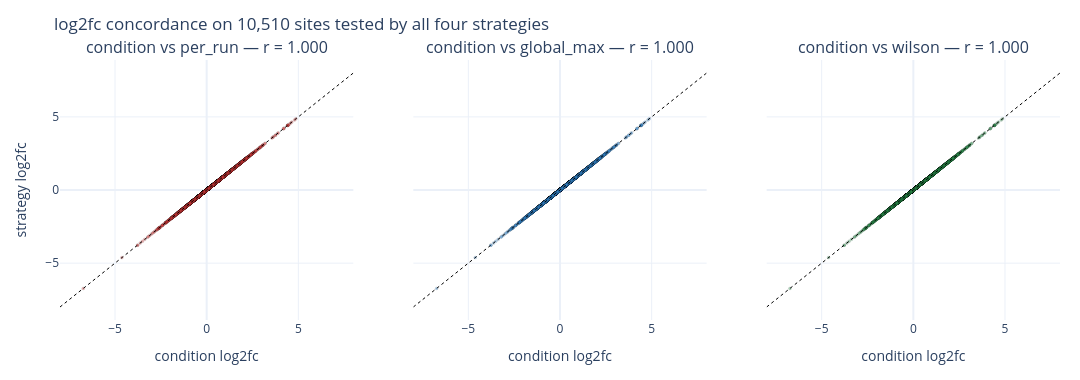

Notebook cell for this chart:
### Markdown cell above
## 8. Do the strategies agree on the SIGN + MAGNITUDE of shared hits?

For sites that all four strategies call as significant, do they agree on
the direction and rough size of the fold-change? A scatter of log2fc
from `condition` vs each other strategy — points on the diagonal are
perfect agreement.

### Code cell
# Sites that are limma-tested by ALL four strategies
common_sites = set(de_results[strategies[0]]["limma"].index)
for s in strategies[1:]:
    common_sites &= set(de_results[s]["limma"].index)
print(f"Sites limma-tested by all four strategies: {len(common_sites):,}")

common = sorted(common_sites)
lfc_ref = de_results["condition"]["limma"].loc[common, "log2fc"].to_numpy()
others = ("per_run", "global_max", "wilson")

# Compute Pearson r for each pair up front so titles carry it
subplot_titles = []
lfcs = {}
for other in others:
    lfc_other = de_results[other]["limma"].loc[common, "log2fc"].to_numpy()
    r = float(np.corrcoef(lfc_ref, lfc_other)[0, 1])
    lfcs[other] = lfc_other
    subplot_titles.append(f"condition vs {other} — r = {r:.3f}")

fig = make_subplots(rows=1, cols=3, subplot_titles=subplot_titles,
                    shared_yaxes=True, horizontal_spacing=0.06)
for col, other in enumerate(others, start=1):
    fig.add_trace(go.Scatter(
        x=lfc_ref, y=lfcs[other], mode="markers",
        marker=dict(size=3, opacity=0.4, color=STRATEGY_COLOURS[other],
                    line=dict(color="black", width=0.2)),
        showlegend=False,
        hovertemplate=f"condition log2fc: %{{x:.2f}}<br>{other} log2fc: %{{y:.2f}}<extra></extra>",
    ), row=1, col=col)
    # y = x diagonal
    fig.add_trace(go.Scatter(x=[-8, 8], y=[-8, 8], mode="lines",
                             line=dict(color="black", dash="dot", width=1),
                             showlegend=False), row=1, col=col)
fig.update_xaxes(title="condition log2fc")
fig.update_yaxes(title="strategy log2fc", row=1, col=1)
fig.update_layout(template="plotly_white", width=1080, height=380,
                  margin=dict(l=60, r=20, t=60, b=60),
                  title=f"log2fc concordance on {len(common):,} sites tested by all four strategies")
fig.show()

### Figure 1 — Plotly figure (JSON) as saved in the notebook; plotly's stock layout.template omitted (floating-point values rounded to 4 significant figures; data arrays with more than 128 entries replaced by an {"elided": "..."} marker saying what was removed)
{"data": [{"hovertemplate": "condition log2fc: %{x:.2f}<br>per_run log2fc: %{y:.2f}<extra></extra>", "marker": {"color": "#c93838", "line": {"color": "black", "width": 0.2}, "opacity": 0.4, "size": 3}, "mode": "markers", "showlegend": false, "type": "scatter", "x": {"elided": "10510 float values"}, "xaxis": "x", "y": {"elided": "10510 float values"}, "yaxis": "y"}, {"line": {"color": "black", "dash": "dot", "width": 1}, "mode": "lines", "showlegend": false, "type": "scatter", "x": [-8, 8], "xaxis": "x", "y": [-8, 8], "yaxis": "y"}, {"hovertemplate": "condition log2fc: %{x:.2f}<br>global_max log2fc: %{y:.2f}<extra></extra>", "marker": {"color": "#3585c9", "line": {"color": "black", "width": 0.2}, "opacity": 0.4, "size": 3}, "mode": "markers", "showlegend": false, "type": "scatter", "x": {"elided": "10510 float values"}, "xaxis": "x2", "y": {"elided": "10510 float values"}, "yaxis": "y2"}, {"line": {"color": "black", "dash": "dot", "width": 1}, "mode": "lines", "showlegend": false, "type": "scatter", "x": [-8, 8], "xaxis": "x2", "y": [-8, 8], "yaxis": "y2"}, {"hovertemplate": "condition log2fc: %{x:.2f}<br>wilson log2fc: %{y:.2f}<extra></extra>", "marker": {"color": "#2a8a4a", "line": {"color": "black", "width": 0.2}, "opacity": 0.4, "size": 3}, "mode": "markers", "showlegend": false, "type": "scatter", "x": {"elided": "10510 float values"}, "xaxis": "x3", "y": {"elided": "10510 float values"}, "yaxis": "y3"}, {"line": {"color": "black", "dash": "dot", "width": 1}, "mode": "lines", "showlegend": false, "type": "scatter", "x": [-8, 8], "xaxis": "x3", "y": [-8, 8], "yaxis": "y3"}], "layout": {"annotations": [{"font": {"size": 16}, "showarrow": false, "text": "condition vs per_run — r = 1.000", "x": 0.1467, "xanchor": "center", "xref": "paper", "y": 1, "yanchor": "bottom", "yref": "paper"}, {"font": {"size": 16}, "showarrow": false, "text": "condition vs global_max — r = 1.000", "x": 0.5, "xanchor": "center", "xref": "paper", "y": 1, "yanchor": "bottom", "yref": "paper"}, {"font": {"size": 16}, "showarrow": false, "text": "condition vs wilson — r = 1.000", "x": 0.8533, "xanchor": "center", "xref": "paper", "y": 1, "yanchor": "bottom", "yref": "paper"}], "height": 380, "margin": {"b": 60, "l": 60, "r": 20, "t": 60}, "title": {"text": "log2fc concordance on 10,510 sites tested by all four strategies"}, "width": 1080, "xaxis": {"anchor": "y", "domain": [0, 0.2933], "title": {"text": "condition log2fc"}}, "xaxis2": {"anchor": "y2", "domain": [0.3533, 0.6467], "title": {"text": "condition log2fc"}}, "xaxis3": {"anchor": "y3", "domain": [0.7067, 1], "title": {"text": "condition log2fc"}}, "yaxis": {"anchor": "x", "domain": [0, 1], "title": {"text": "strategy log2fc"}}, "yaxis2": {"anchor": "x2", "domain": [0, 1], "matches": "y", "showticklabels": false}, "yaxis3": {"anchor": "x3", "domain": [0, 1], "matches": "y", "showticklabels": false}}}
